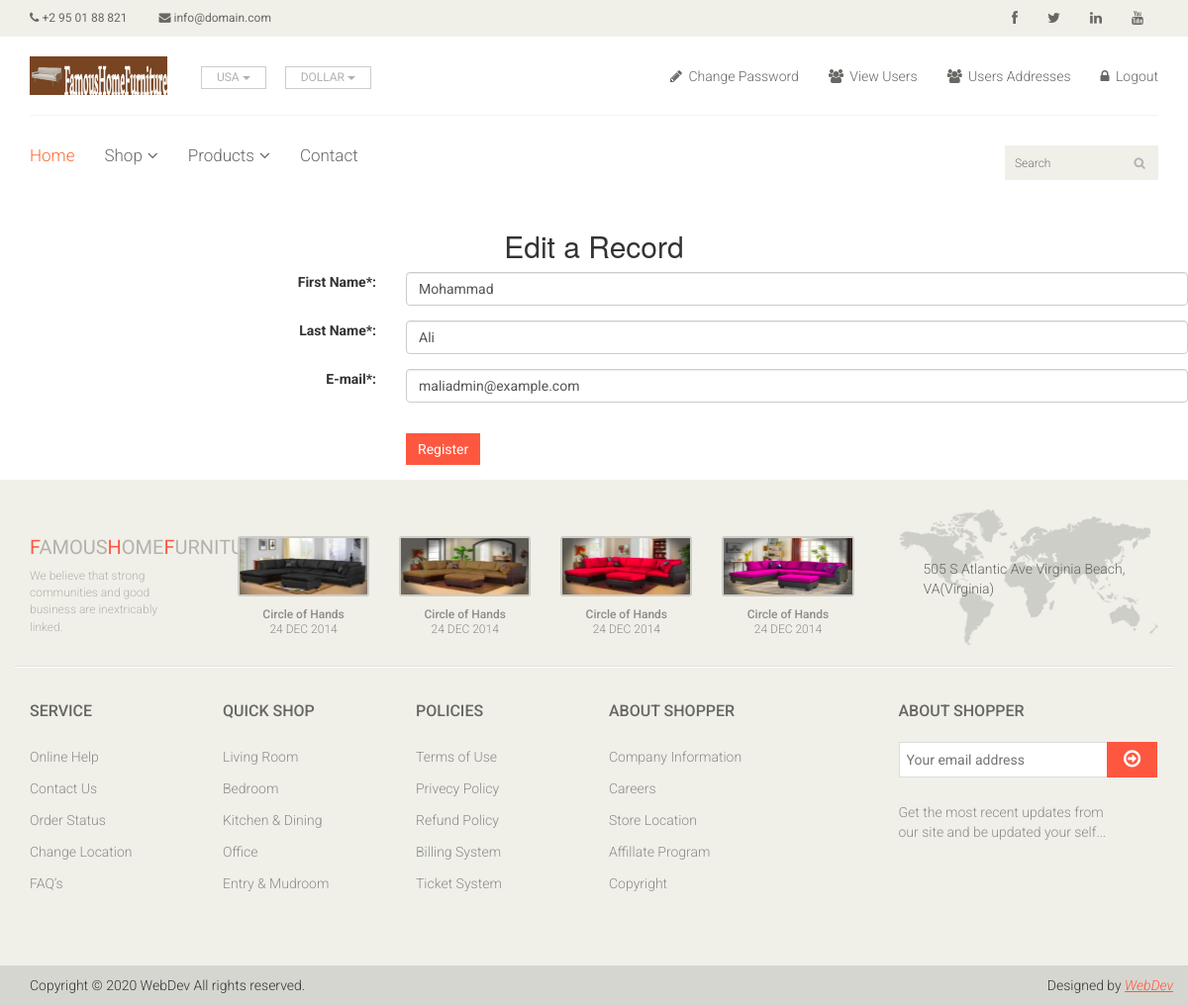
/edit_user.php?id=52 (signed in), run on the app's committed database.
### tables this page shows
CREATE TABLE `users` (
  `userid` mediumint(6) UNSIGNED NOT NULL,
  `title` varchar(10) DEFAULT NULL,
  `first_name` varchar(30) NOT NULL,
  `middle_name` varchar(40) NOT NULL,
  `last_name` varchar(40) NOT NULL,
  `email` varchar(50) NOT NULL,
  `password` char(60) NOT NULL,
  `phone` char(15) DEFAULT NULL,
  `zcode_pcode` char(10) NOT NULL,
  `country` char(25) NOT NULL,
  `state` char(25) NOT NULL,
  `address1` varchar(50) NOT NULL,
  `address2` varchar(50) NOT NULL,
  `mobile_phone` char(15) NOT NULL,
  `fax` char(15) DEFAULT NULL,
  `registration_date` datetime NOT NULL,
  `user_level` tinyint(1) UNSIGNED NOT NULL
);

### process_edit_record.php (the view, shortened to what this page needs)
<?php
try
{
if ( (isset($_GET['id'])) && (is_numeric($_GET['id'])) ) {
    $id = htmlspecialchars($_GET['id'], ENT_QUOTES);
} elseif ( (isset($_POST['id'])) && (is_numeric($_POST['id'])) ) {
	$id = htmlspecialchars($_POST['id'], ENT_QUOTES);
} else {
	echo '<p class="text-center">This page has been accessed in error.</p>';
	include ('footer.php');
	exit();
}
require ('./mysqli-connect.php');
	$q = mysqli_stmt_init($dbcon);
	$query = "SELECT first_name, last_name, email FROM users WHERE userid=?";
    mysqli_stmt_prepare($q, $query);
	mysqli_stmt_bind_param($q, 'i', $id);
    mysqli_stmt_execute($q);
	$result = mysqli_stmt_get_result($q);
	$row1 = mysqli_fetch_array($result, MYSQLI_ASSOC);
if (mysqli_num_rows($result) == 1) {
?>
<h2 class="h2 text-center">Edit a Record</h2>
<form action="edit_user.php" method="post"
	name="editform" id="editform">
<div class="form-group row">
<label for="first_name" class="col-sm-4 col-form-label text-right">First Name*:</label>
    <div class="col-sm-8">
    <input type="text" id="first_name" class="form-control" name="first_name" pattern="[a-zA-Z][a-zA-Z\s]*"
            title="Alphabetic and space only max of 30 characters"
            placeholder="First Name *" maxlength="30" required
            value=
    "<?php if(isset($row1['first_name']))
    echo htmlspecialchars($row1['first_name'], ENT_QUOTES);?>" >
    </div>
  </div>
  <div class="form-group row">
    <label for="last_name" class="col-sm-4 col-form-label text-right">Last Name*:</label>
    <div class="col-sm-8">
      <input type="text" class="form-control" id="last_name" name="last_name"
	  pattern="[a-zA-Z][a-zA-Z\s\-\']*"
	  title="Alphabetic, dash, quote and space only max of 40 characters"
	  placeholder="Last Name" maxlength="40" required
	  value=
		"<?php if (isset($row1['last_name']))
		echo htmlspecialchars($row1['last_name'], ENT_QUOTES); ?>" >
    </div>
  </div>
<div class="form-group row">
    <label for="email" class="col-sm-4 col-form-label text-right">E-mail*:</label>
    <div class="col-sm-8">
      <input type="email" class="form-control" id="email" name="email"
	  placeholder="E-mail" maxlength="60" required
	   value=
		"<?php if (isset($row1['email']))
		echo htmlspecialchars($row1['email'], ENT_QUOTES); ?>" >
    </div>
  </div>
<div class="form-group row">
<label for="" class="col-sm-4 col-form-label"></label>
    <div class="col-sm-8">
	<input id="submit" class="btn btn-primary" type="submit" name="submit" value="Register">
    </div>
	</div>
	</form>
<?php
} else {
	echo '<p class="text-center">This page has been accessed in error.</p>';
}
}
catch(Exception $e)
{
	print "The system is busy. Please try later";
}catch(Error $e)
{
	print "The system is currently busy. Please try again later";
}
?>

### css/main.css (style rules this page uses)
body { font-family: 'Roboto', sans-serif; background:; position: relative; font-weight:400px; }
h1, h2, h3, h4, h5, h6 { font-family: 'Roboto', sans-serif; }
.btn.btn-primary { background:#FE573F; border: 0 none; border-radius: 0; margin-top: 16px; }

### data on the page
users: first_name "Mohammad", last_name "Ali", email "maliadmin@example.com"
